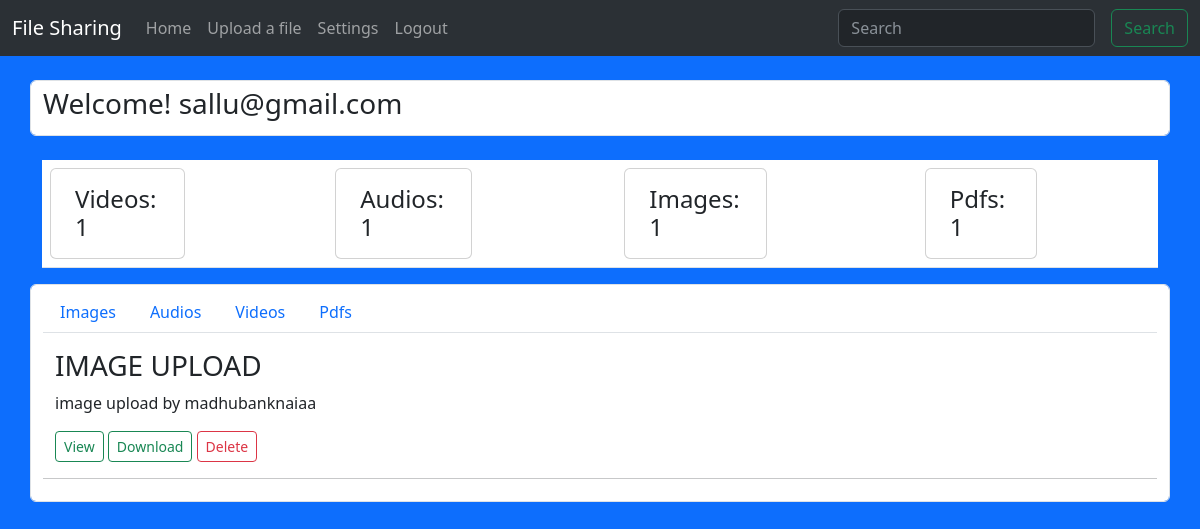
The app's page /settings/ (signed in) with its own data.
### main/models.py (models this page shows, shortened)
class User(models.Model):
    name = models.CharField(max_length=50)
    email = models.EmailField()
    pwd = models.CharField(max_length=100)
    gender = models.CharField(max_length=20)

class File_Upload(models.Model):
    user = models.ForeignKey(User, models.CASCADE)
    title = models.CharField(max_length=50)
    description = models.TextField()
    file_field = models.FileField(upload_to="")

### main/views.py (the view)
# urls.py: path('settings/', views.settings, name="settings"),
def settings(request):
    if 'user' in request.session:
        user_obj = User.objects.get(email = request.session['user'])
        user_files = File_Upload.objects.filter(user = user_obj)
        img_list = []
        audio_list = []
        videos_list = []
        pdfs_list = []
        for file in user_files:
            if str(file.file_field)[-3:] == 'mp3':
                audio_list.append(file)
            elif str(file.file_field)[-3:] == 'mp4' or str(file.file_field)[-3:] == 'mkv':
                videos_list.append(file)
            elif str(file.file_field)[-3:] == 'jpg' or str(file.file_field)[-3:] == 'png' or str(file.file_field)[-3:] == 'jpeg':
                img_list.append(file)
            elif str(file.file_field)[-3:] == 'pdf':
                pdfs_list.append(file)
        data = {'user_files': user_files, 'videos': len(videos_list), 'audios': len(audio_list), 'images': len(img_list), 'pdf': len(pdfs_list), 'img_list': img_list, 'audio_list': audio_list, 'videos_list': videos_list, 'pdfs_list': pdfs_list}
        return render(request, 'settings.html', data)

### templates/settings.html (shortened to what this page needs)
{% extends 'base.html' %}
{% block body %}
    <div class="container form-control my-4">
        <h3>Welcome! {{request.session.user}}</h3>
    </div>
    <div class="container">
        <table class="table">
            <tbody>
                <tr>
                    <td>
                        <div class="card w-50 py-3 px-4">
                            <h4 class="card-text">Videos: {{videos}}</h4>
                        </div>
                    </td>
                    <td>
                        <div class="card w-50 py-3 px-4">
                            <h4 class="card-text">Audios: {{audios}}</h4>
                        </div>
                    </td>
                    <td>
                        <div class="card w-50 py-3 px-4">
                            <h4 class="card-text">Images: {{images}}</h4>
                        </div>
                    </td>
                    <td>
                        <div class="card w-50 py-3 px-4">
                            <h4 class="card-text">Pdfs: {{pdf}}</h4>
                        </div>
                    </td>
                </tr>
            </tbody>
        </table>
    </div>
<div class="container form-control">
    <nav>
        <div class="nav nav-tabs" id="nav-tab" role="tablist">
            <button class="nav-link" id="nav-images-tab" data-bs-toggle="tab" data-bs-target="#nav-images" type="button" role="tab" aria-controls="nav-images" aria-selected="true">Images</button>
            <button class="nav-link" id="nav-audios-tab" data-bs-toggle="tab" data-bs-target="#nav-audios" type="button" role="tab" aria-controls="nav-audios" aria-selected="false">Audios</button>
            <button class="nav-link" id="nav-videos-tab" data-bs-toggle="tab" data-bs-target="#nav-videos" type="button" role="tab" aria-controls="nav-videos" aria-selected="false">Videos</button>
            <button class="nav-link" id="nav-pdfs-tab" data-bs-toggle="tab" data-bs-target="#nav-pdfs" type="button" role="tab" aria-controls="nav-pdfs" aria-selected="false">Pdfs</button>
        </div>
        <div class="tab-content" id="nav-tabContent">
            <div class="tab-pane fade show active" id="nav-images" role="tabpanel" aria-labelledby="nav-images-tab" tabindex="0">
                {% if img_list %}
                    {% for img in img_list%}
                        <div class="container my-3">
                            <h3>{{img.title}}</h3>
                            <p>{{img.description}}</p>
                            <a class="btn btn-outline-success btn-sm" href="../media/{{img.file_field}}/" target="_blank">View</a>
                            <a class="btn btn-outline-success btn-sm" href="../media/{{img.file_field}}/" download>Download</a>
                            <a href="{% url 'delete_file' img.id %}" class="btn btn-outline-danger btn-sm">Delete</a>
                        </div>
                        <hr>
                    {% endfor %}
                {% else %}
                    No images
                {% endif %}
            </div>
        </div>
    </nav>
</div>
{% endblock %}

### records on screen
User: session.user "sallu@gmail.com"
File_Upload: title "IMAGE UPLOAD", description "image upload by madhubanknaiaa"

### other values on screen
{{ videos }} "1"
{{ audios }} "1"
{{ images }} "1"
{{ pdf }} "1"
